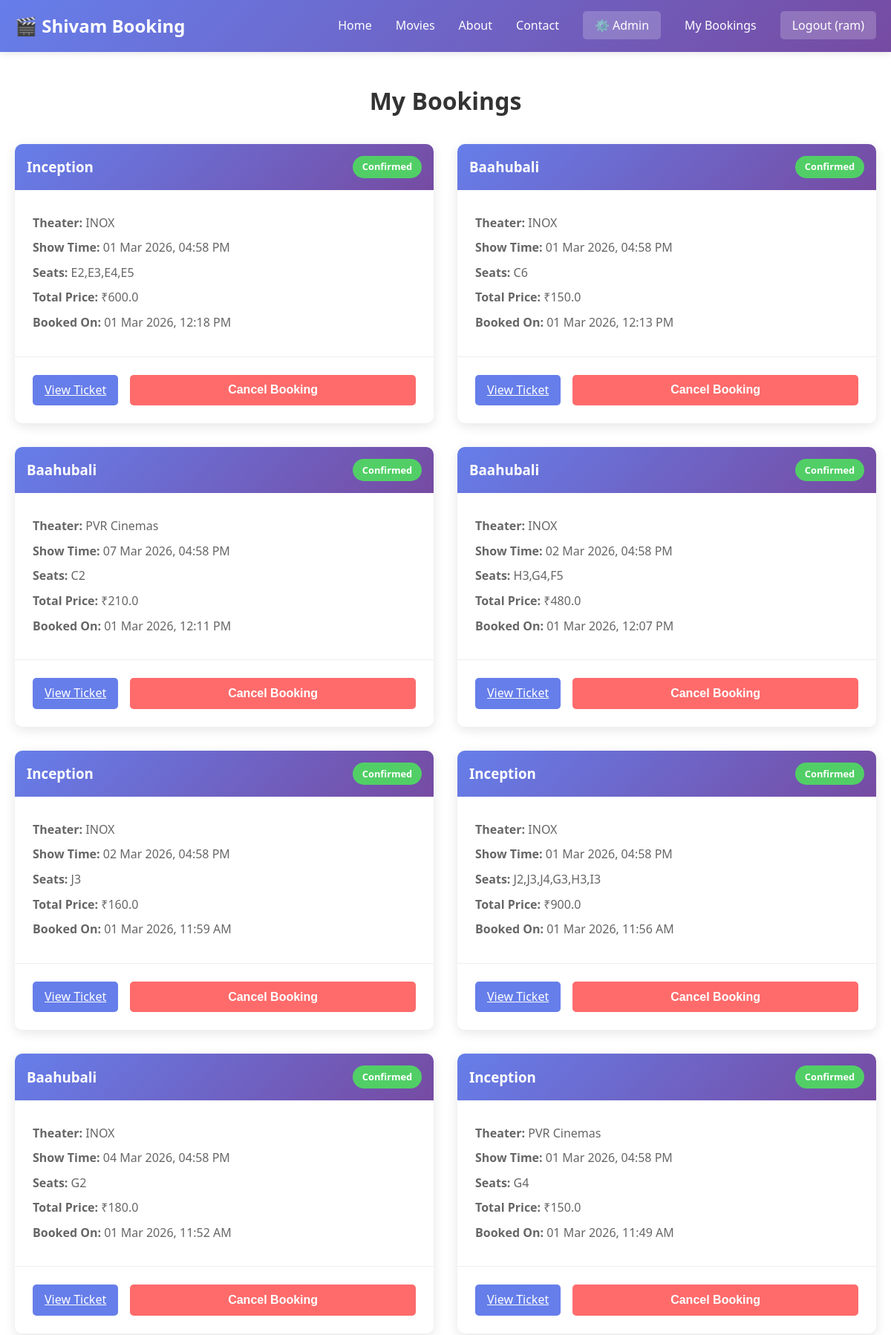
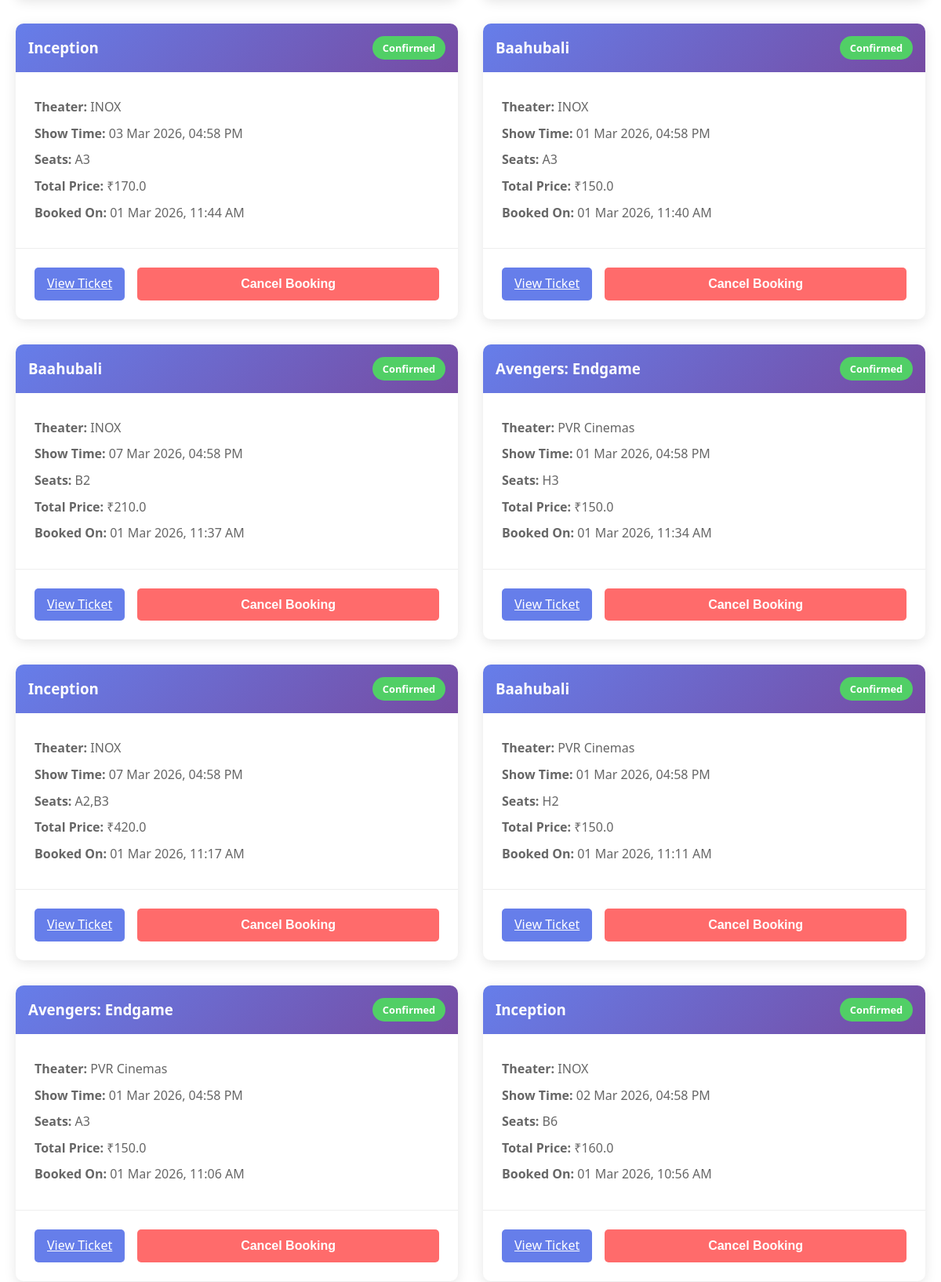
The app's page /bookings (signed in, upper part) with its own data (2 pictures, top to bottom).
### tables this page shows
CREATE TABLE bookings (
                id INTEGER PRIMARY KEY AUTOINCREMENT,
                user_id INTEGER NOT NULL,
                show_id INTEGER NOT NULL,
                seats TEXT NOT NULL,
                total_price REAL NOT NULL,
                booking_date TIMESTAMP DEFAULT CURRENT_TIMESTAMP,
                status TEXT DEFAULT 'confirmed',
                FOREIGN KEY(user_id) REFERENCES users(id),
                FOREIGN KEY(show_id) REFERENCES shows(id)
            );

CREATE TABLE movies (
                id INTEGER PRIMARY KEY AUTOINCREMENT,
                title TEXT NOT NULL,
                description TEXT,
                genre TEXT,
                rating REAL,
                duration INTEGER,
                language TEXT,
                poster_url TEXT,
                status TEXT DEFAULT 'active',
                created_at TIMESTAMP DEFAULT CURRENT_TIMESTAMP
            );

CREATE TABLE shows (
                id INTEGER PRIMARY KEY AUTOINCREMENT,
                movie_id INTEGER NOT NULL,
                theater_name TEXT NOT NULL,
                show_time TIMESTAMP NOT NULL,
                price REAL NOT NULL,
                total_seats INTEGER DEFAULT 100,
                available_seats INTEGER DEFAULT 100,
                FOREIGN KEY(movie_id) REFERENCES movies(id)
            );

### app/routes.py (the view)
@booking_bp.route('/bookings')
def my_bookings():
    if 'user_id' not in session:
        return redirect(url_for('auth.login'))
    bookings = Booking.get_user_bookings(session['user_id'])
    bookings_list = []
    for booking in bookings:
        bookings_list.append({
            'id': booking[0],
            'user_id': booking[1],
            'show_id': booking[2],
            'seats': booking[3],
            'total_price': booking[4],
            'booking_date': booking[5],
            'status': booking[6],
            'movie_title': booking[7],
            'movie_poster': booking[8],
            'theater': booking[9],
            'show_time': booking[10]
        })
    return render_template('my_bookings.html', bookings=bookings_list,
                         is_logged_in=True, username=session.get('username'))

### app/__init__.py (called while the page is built)
def format_datetime_filter(value, format='%d %b %Y, %I:%M %p'):
    if isinstance(value, str):
        dt_object = datetime.fromisoformat(value.replace('Z', '+00:00'))
        return dt_object.strftime(format)
    if value is None:
        return ""
    return value.strftime(format)

### app/models.py (called while the page is built)
    @staticmethod
    def get_user_bookings(user_id):
        conn = sqlite3.connect(DATABASE, timeout=30)
        try:
            cursor = conn.cursor()
            cursor.execute('''
                SELECT b.*, m.title, m.poster_url, sh.theater_name, sh.show_time
                FROM bookings b
                JOIN shows sh ON b.show_id = sh.id
                JOIN movies m ON sh.movie_id = m.id
                WHERE b.user_id = ?
                ORDER BY b.booking_date DESC
            ''', (user_id,))
            return cursor.fetchall()
        finally:
            conn.close()

### templates/my_bookings.html (shortened to what this page needs)
{% extends 'base.html' %}  {% block content %}
<div class="my-bookings-page container">
  <h1>My Bookings</h1>
  {% if bookings %}
  <div class="bookings-list">
    {% for booking in bookings %}
    <div class="booking-card">
      <div class="booking-header">
        <h3>{{ booking.movie_title }}</h3>
        <span class="status {{ booking.status }}"
          >{{ booking.status|capitalize }}</span
        >
      </div>
      <div class="booking-details">
        <p><strong>Theater:</strong> {{ booking.theater }}</p>
        <p>
          <strong>Show Time:</strong> {{ booking.show_time | format_datetime }}
        </p>
        <p><strong>Seats:</strong> {{ booking.seats }}</p>
        <p><strong>Total Price:</strong> ₹{{ booking.total_price }}</p>
        <p>
          <strong>Booked On:</strong> {{ booking.booking_date | format_datetime
          }}
        </p>
      </div>
      <div class="booking-actions">
        <a
          href="{{ url_for('booking.ticket_view', booking_id=booking.id) }}"
          class="btn-secondary"
          >View Ticket</a
        >
        {% if booking.status == 'confirmed' %}
        <button
          class="btn-primary"
          style="background: #ff6b6b"
          onclick="cancelBooking({{ booking.id }})"
        >
          Cancel Booking
        </button>
        {% endif %}
      </div>
    </div>
    {% endfor %}
  </div>
  {% else %}
  <div class="no-bookings">
    <p>You haven't booked any tickets yet.</p>
    <a href="{{ url_for('main.index') }}" class="cta-button">Book Now</a>
  </div>
  {% endif %}
</div>
{% endblock %}

### static/css/style.css (style rules this page uses)
* { margin: 0; padding: 0; box-sizing: border-box; }
body { font-family: 'Segoe UI', Tahoma, Geneva, Verdana, sans-serif; background-color: #f5f5f5; color: #333; line-height: 1.6; }
.container { max-width: 1200px; margin: 0 auto; padding: 20px; }
.btn-primary { background: linear-gradient(135deg, #667eea 0%, #764ba2 100%); color: white; padding: 0.75rem 1.5rem; border: none; border-radius: 5px; font-size: 1rem; cursor: pointer; transition: opacity 0.3s; font-weight: bold; }
.btn-secondary { background: #667eea; color: white; padding: 0.5rem 1rem; border: none; border-radius: 5px; cursor: pointer; transition: background 0.3s; }
.my-bookings-page { min-height: 100vh; padding: 40px 20px; background: white; }
.my-bookings-page h1 { text-align: center; margin-bottom: 2rem; font-size: 2rem; }
.bookings-list { display: grid; grid-template-columns: repeat(auto-fill, minmax(400px, 1fr)); gap: 2rem; }
.booking-card { background: white; border-radius: 10px; box-shadow: 0 4px 15px rgba(0,0,0,0.1); overflow: hidden; }
.booking-header { background: linear-gradient(135deg, #667eea 0%, #764ba2 100%); color: white; padding: 1rem; display: flex; justify-content: space-between; align-items: center; }
.booking-header h3 { margin: 0; }
.status { padding: 0.3rem 0.8rem; border-radius: 20px; font-size: 0.8rem; font-weight: bold; }
.status.confirmed { background: #51cf66; color: white; }
.booking-details { padding: 1.5rem; border-bottom: 1px solid #eee; }
.booking-details p { margin: 0.5rem 0; color: #666; }
.booking-actions { padding: 1.5rem; display: flex; gap: 1rem; }
.booking-actions button { flex: 1; padding: 0.7rem; border: none; border-radius: 5px; cursor: pointer; font-weight: bold; }

### records on screen
bookings: movie_title "Inception", status "Confirmed", theater "INOX", show_time "01 Mar 2026, 04:58 PM", seats "E2,E3,E4,E5", total_price "600.0", booking_date "01 Mar 2026, 12:18 PM"
bookings: movie_title "Baahubali", status "Confirmed", theater "INOX", show_time "01 Mar 2026, 04:58 PM", seats "C6", total_price "150.0", booking_date "01 Mar 2026, 12:13 PM"
bookings: movie_title "Baahubali", status "Confirmed", theater "PVR Cinemas", show_time "07 Mar 2026, 04:58 PM", seats "C2", total_price "210.0", booking_date "01 Mar 2026, 12:11 PM"
bookings: movie_title "Baahubali", status "Confirmed", theater "INOX", show_time "02 Mar 2026, 04:58 PM", seats "H3,G4,F5", total_price "480.0", booking_date "01 Mar 2026, 12:07 PM"
bookings: movie_title "Inception", status "Confirmed", theater "INOX", show_time "02 Mar 2026, 04:58 PM", seats "J3", total_price "160.0", booking_date "01 Mar 2026, 11:59 AM"
bookings: movie_title "Inception", status "Confirmed", theater "INOX", show_time "01 Mar 2026, 04:58 PM", seats "J2,J3,J4,G3,H3,I3", total_price "900.0", booking_date "01 Mar 2026, 11:56 AM"
bookings: movie_title "Baahubali", status "Confirmed", theater "INOX", show_time "04 Mar 2026, 04:58 PM", seats "G2", total_price "180.0", booking_date "01 Mar 2026, 11:52 AM"
bookings: movie_title "Inception", status "Confirmed", theater "PVR Cinemas", show_time "01 Mar 2026, 04:58 PM", seats "G4", total_price "150.0", booking_date "01 Mar 2026, 11:49 AM"
bookings: movie_title "Inception", status "Confirmed", theater "INOX", show_time "03 Mar 2026, 04:58 PM", seats "A3", total_price "170.0", booking_date "01 Mar 2026, 11:44 AM"
bookings: movie_title "Baahubali", status "Confirmed", theater "INOX", show_time "01 Mar 2026, 04:58 PM", seats "A3", total_price "150.0", booking_date "01 Mar 2026, 11:40 AM"
bookings: movie_title "Baahubali", status "Confirmed", theater "INOX", show_time "07 Mar 2026, 04:58 PM", seats "B2", total_price "210.0", booking_date "01 Mar 2026, 11:37 AM"
bookings: movie_title "Avengers: Endgame", status "Confirmed", theater "PVR Cinemas", show_time "01 Mar 2026, 04:58 PM", seats "H3", total_price "150.0", booking_date "01 Mar 2026, 11:34 AM"
bookings: movie_title "Inception", status "Confirmed", theater "INOX", show_time "07 Mar 2026, 04:58 PM", seats "A2,B3", total_price "420.0", booking_date "01 Mar 2026, 11:17 AM"
bookings: movie_title "Baahubali", status "Confirmed", theater "PVR Cinemas", show_time "01 Mar 2026, 04:58 PM", seats "H2", total_price "150.0", booking_date "01 Mar 2026, 11:11 AM"
bookings: movie_title "Avengers: Endgame", status "Confirmed", theater "PVR Cinemas", show_time "01 Mar 2026, 04:58 PM", seats "A3", total_price "150.0", booking_date "01 Mar 2026, 11:06 AM"
bookings: movie_title "Inception", status "Confirmed", theater "INOX", show_time "02 Mar 2026, 04:58 PM", seats "B6", total_price "160.0", booking_date "01 Mar 2026, 10:56 AM"

### other values on screen
{{ username }} "ram"
